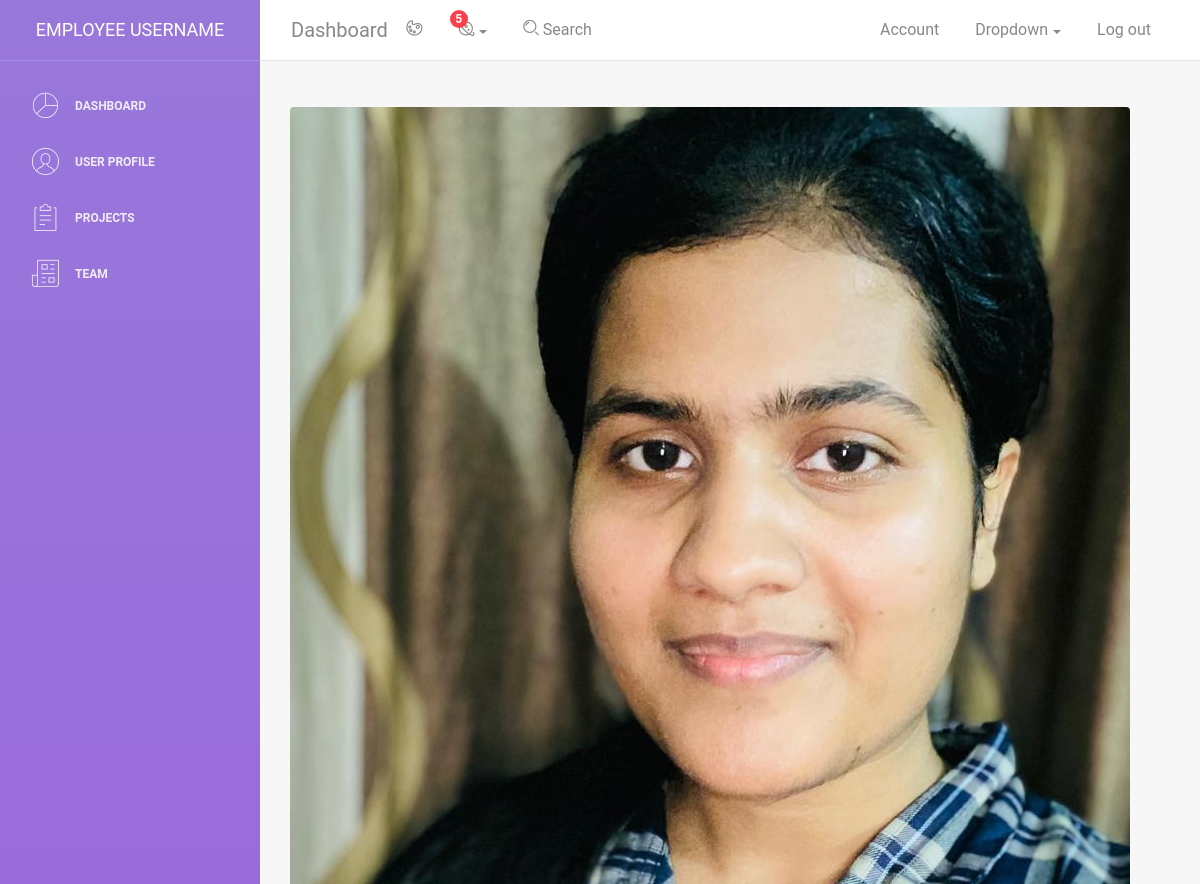
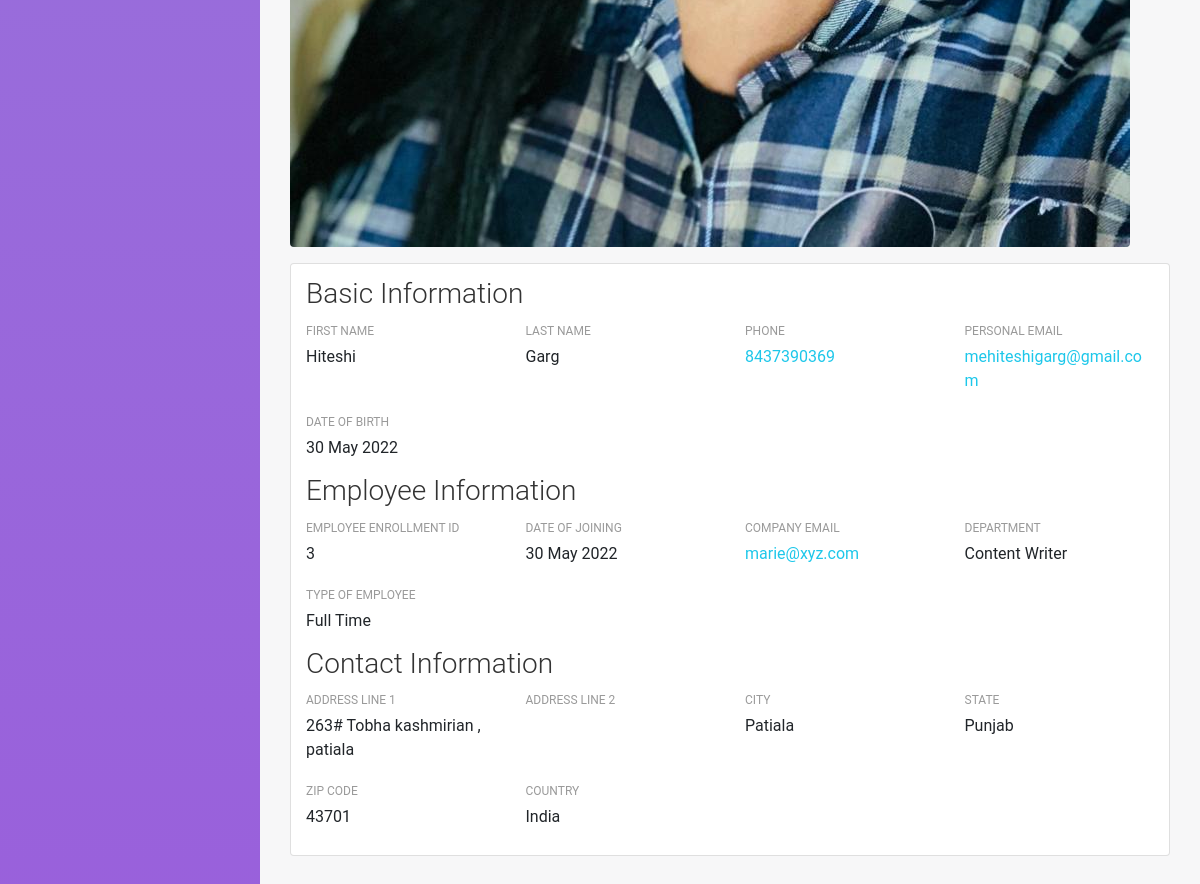
The app's page /employee/profile/3 with its own data (2 pictures, top to bottom).
### staff/models.py (models this page shows, shortened)
class Employee(AbstractUser):
    email = models.EmailField(unique=True)
    username = None
    employee_id = models.IntegerField(unique=True, default=0)
    image = models.ImageField(upload_to="profile", null=True)
    USERNAME_FIELD = 'email'
    REQUIRED_FIELDS = []
    date_joined = models.DateTimeField(default=timezone.now)
    phone_regex = RegexValidator( regex = r'^\d{10}$',message = "phone number should exactly be in 10 digits")
    phone = models.CharField(max_length=255, validators=[phone_regex], blank = True, null=True)  # you can set it unique = True
    department =  models.ForeignKey(Department, blank=True , default = None , null = True , on_delete=models.SET_NULL) #(choices=department_choices, default=0)
    credit_score = models.IntegerField(validators=[MinValueValidator(0),
                                  MaxValueValidator(100)] , default=0)
    address = models.ForeignKey(Address, on_delete=models.SET_NULL, null=True)
    team = models.ForeignKey('Team', blank=True , null=True, on_delete=models.SET_NULL)
    objects = CustomUserManager()

class Department(models.Model):
    name = models.CharField(max_length=30)

class Address(models.Model):
    address_line1 = models.CharField(_("address"), max_length=128)
    address_line2 = models.CharField(_("address2"), max_length=128, blank=True)
    city = models.CharField(_("city"), max_length=64, default="Zanesville")
    state = models.CharField(max_length=100, null=True)
    country = models.CharField("Country", max_length=50, null=True)
    zip_code = models.CharField(_("zip code"), max_length=7, default="43701")

### staff/views.py (the view)
# urls.py: path('profile/<int:id>', views.employee_detail, name='profile'),
def employee_detail(request, id):
    employee = Employee.objects.get(id = id)
    print(employee.image.url)
    context = {
        "employee":employee
    }
    return render(request , 'staff/employee_detail.html', context)

### staff/templates/staff/employee_detail.html (shortened to what this page needs)
{% extends "base.html" %}
{% block body %}
<div class="tab-content">
    <div role="tabpanel" class="tab-pane active" id="about">
        <img class="rounded rounded-circle my-3 d-block user" src="{{ employee.image.url }}" alt="{{ employee.first_name }}" />
        <div class="card pmd-card">
            <div class="card-body">
                <div class="details-tab">
                    <div class="d-flex flex-row align-items-center mb-2">
                        <h3 class="card-title media-body">Basic Information</h3>
                    </div>
                    <div class="row view-basic-card">
                            <div class="col-12 col-md-6 col-lg-3">
                                <label class="pmd-list-subtitle">First Name</label>
                                <p class="pmd-list-title">{{ employee.first_name }}</p>
                            </div>
                            <div class="col-12 col-md-6 col-lg-3">
                                <label class="pmd-list-subtitle">Last Name</label>
                                <p class="pmd-list-title">{{ employee.last_name }}</p>
                            </div>
                            <div class="col-12 col-md-6 col-lg-3">
                                <label class="pmd-list-subtitle">Phone</label>
                                <p class="pmd-list-title"><a href="tel:+91 98250 98250" title="+91 98250 98250">{{ employee.phone }}</a></p>
                            </div>
                            <div class="col-12 col-md-6 col-lg-3">
                                <label class="pmd-list-subtitle">Personal Email</label>
                                <p class="pmd-list-title"><a href="mailto:{{ employee.email }}" title="marie@xyz.com">{{ employee.email }}</a></p>
                            </div>
                            <div class="col-12 col-md-6 col-lg-3">
                                <label class="pmd-list-subtitle">Date of Birth</label>
                                <p class="pmd-list-title">{{ employee.date_joined|date:"d M Y" }}</p>
                            </div>
                        </div>
                </div>
                <div class="details-tab">
                    <div class="d-flex flex-row align-items-center mb-2">
                        <h3 class="card-title media-body">Employee Information</h3>
                    </div>
                    <div class="row view-employee-card">
                            <div class="col-12 col-md-6 col-lg-3">
                                <label class="pmd-list-subtitle">Employee Enrollment ID</label>
                                <p class="pmd-list-title">{{ employee.id }}</p>
                            </div>
                            <div class="col-12 col-md-6 col-lg-3">
                                <label class="pmd-list-subtitle">Date of Joining</label>
                                <p class="pmd-list-title">{{ employee.date_joined|date:"d M Y" }}</p>
                            </div>
                            <div class="col-12 col-md-6 col-lg-3">
                                <label class="pmd-list-subtitle">Company Email</label>
                                <p class="pmd-list-title"><a href="mailto:marie@xyz.com" title="marie@xyz.com">marie@xyz.com</a></p>
                            </div>
                            <div class="col-12 col-md-6 col-lg-3">
                                <label class="pmd-list-subtitle">Department</label>
                                <p class="pmd-list-title">{{ employee.department.name }}</p>
                            </div>
                            <div class="col-12 col-md-6 col-lg-3">
                                <label class="pmd-list-subtitle">Type of Employee</label>
                                <p class="pmd-list-title">Full Time</p>
                            </div>
                        </div>
                </div>
                <div class="details-tab">
                    <div class="d-flex flex-row align-items-center mb-2">
                        <h3 class="card-title media-body">Contact Information</h3>
                    </div>
                    <div class="row view-contact-card">
                        <div class="col-12 col-md-6 col-lg-3">
                            <label class="pmd-list-subtitle">Address Line 1</label>
                            <p class="pmd-list-title">{{ employee.address.address_line1 }}</p>
                        </div>
                        <div class="col-12 col-md-6 col-lg-3">
                            <label class="pmd-list-subtitle">Address Line 2</label>
                        </div>
                        <div class="col-12 col-md-6 col-lg-3">
                            <label class="pmd-list-subtitle">City</label>
                            <p class="pmd-list-title">{{ employee.address.city }}</p>
                        </div>
                        <div class="col-12 col-md-6 col-lg-3">
                            <label class="pmd-list-subtitle">State</label>
                            <p class="pmd-list-title">{{ employee.address.state }}</p>
                        </div>
                        <div class="col-12 col-md-6 col-lg-3">
                            <label class="pmd-list-subtitle">Zip Code</label>
                            <p class="pmd-list-title">{{ employee.address.zip_code }}</p>
                        </div>
                        <div class="col-12 col-md-6 col-lg-3">
                            <label class="pmd-list-subtitle">Country</label>
                            <p class="pmd-list-title">{{ employee.address.country }}</p>
                        </div>
                    </div>
                </div>
            </div>
        </div>
    </div>
</div>
{% endblock body %}

### records on screen
Employee: image (picture), first_name "Hiteshi", last_name "Garg", phone "8437390369", email "mehiteshigarg@gmail.com", date_joined "30 May 2022", id "3", department.name "Content Writer", address.address_line1 "263# Tobha kashmirian , patiala", address.city "Patiala", address.state "Punjab", address.zip_code "43701", address.country "India"
